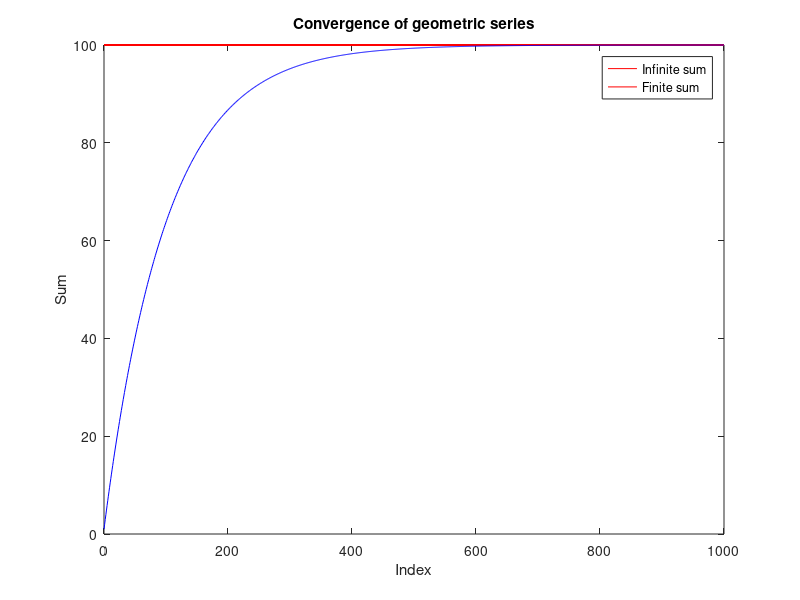
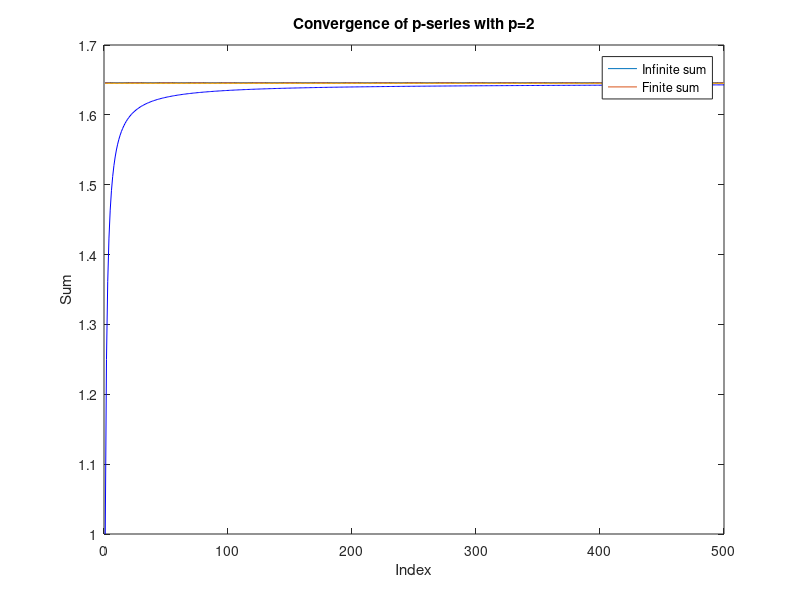

Write the MATLAB code that produced these figures, in order.
%convergence of infinite series
p=0.99;
k=[0:1000];
%element wise
geomSeries = p.^k
G=1/(1-p)

%plotting of G
G_vec = G *ones(length(k));
%plotting k vs G in red line
plot(k,G_vec,'r');

hold on;

%cumulative sum
cumulative_sum =cumsum(geomSeries);

%plotting cumulative sum in blue line
plot(k,cumulative_sum,'b');

xlabel('Index');
ylabel('Sum');
title('Convergence of geometric series');
legend('Infinite sum','Finite sum');


% P series 
p=2;
n=[1:500];

pSeries = 1./n.^p; % element-wise

P = pi*pi/6; % theoretical answer

% plotting P
P_vec = P * ones(length(n));
figure;

plot(n,P_vec);
hold on;

% plot the cumulative sum
cumulative_sum = cumsum(pSeries); % cumulative sum

% plot the cumulative sum
plot(n,cumulative_sum,'b');

xlabel('Index');
ylabel('Sum');
title('Convergence of p-series with p=2');
legend('Infinite sum', 'Finite sum');